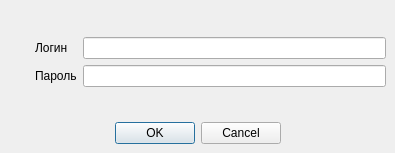
<?xml version="1.0" encoding="UTF-8"?>
<ui version="4.0">
 <class>Login</class>
 <widget class="QMainWindow" name="Login">
  <property name="geometry">
   <rect>
    <x>0</x>
    <y>0</y>
    <width>395</width>
    <height>153</height>
   </rect>
  </property>
  <property name="windowTitle">
   <string>Вход</string>
  </property>
  <property name="windowIcon">
   <iconset resource="../res.qrc">
    <normaloff>:/img/img/icon.png</normaloff>:/img/img/icon.png</iconset>
  </property>
  <widget class="QWidget" name="centralwidget">
   <layout class="QVBoxLayout" name="verticalLayout_2">
    <item>
     <layout class="QHBoxLayout" name="horizontalLayout_2">
      <item>
       <widget class="QLabel" name="label_3">
        <property name="maximumSize">
         <size>
          <width>100</width>
          <height>100</height>
         </size>
        </property>
        <property name="text">
         <string/>
        </property>
        <property name="pixmap">
         <pixmap resource="../res.qrc">:/img/img/Vgafk.png</pixmap>
        </property>
        <property name="scaledContents">
         <bool>true</bool>
        </property>
       </widget>
      </item>
      <item>
       <spacer name="horizontalSpacer_3">
        <property name="orientation">
         <enum>Qt::Horizontal</enum>
        </property>
        <property name="sizeType">
         <enum>QSizePolicy::Fixed</enum>
        </property>
        <property name="sizeHint" stdset="0">
         <size>
          <width>13</width>
          <height>20</height>
         </size>
        </property>
       </spacer>
      </item>
      <item>
       <layout class="QVBoxLayout" name="verticalLayout">
        <item>
         <spacer name="verticalSpacer">
          <property name="orientation">
           <enum>Qt::Vertical</enum>
          </property>
          <property name="sizeHint" stdset="0">
           <size>
            <width>20</width>
            <height>40</height>
           </size>
          </property>
         </spacer>
        </item>
        <item>
         <layout class="QFormLayout" name="formLayout">
          <item row="0" column="0">
           <widget class="QLabel" name="label">
            <property name="text">
             <string>Логин</string>
            </property>
           </widget>
          </item>
          <item row="0" column="1">
           <widget class="QLineEdit" name="line_login"/>
          </item>
          <item row="1" column="0">
           <widget class="QLabel" name="label_2">
            <property name="text">
             <string>Пароль</string>
            </property>
           </widget>
          </item>
          <item row="1" column="1">
           <widget class="QLineEdit" name="line_password">
            <property name="echoMode">
             <enum>QLineEdit::Password</enum>
            </property>
           </widget>
          </item>
         </layout>
        </item>
        <item>
         <spacer name="verticalSpacer_2">
          <property name="orientation">
           <enum>Qt::Vertical</enum>
          </property>
          <property name="sizeHint" stdset="0">
           <size>
            <width>20</width>
            <height>40</height>
           </size>
          </property>
         </spacer>
        </item>
       </layout>
      </item>
     </layout>
    </item>
    <item>
     <layout class="QHBoxLayout" name="horizontalLayout">
      <item>
       <spacer name="horizontalSpacer">
        <property name="orientation">
         <enum>Qt::Horizontal</enum>
        </property>
        <property name="sizeHint" stdset="0">
         <size>
          <width>40</width>
          <height>20</height>
         </size>
        </property>
       </spacer>
      </item>
      <item>
       <widget class="QDialogButtonBox" name="buttonBox">
        <property name="standardButtons">
         <set>QDialogButtonBox::Cancel|QDialogButtonBox::Ok</set>
        </property>
       </widget>
      </item>
      <item>
       <spacer name="horizontalSpacer_2">
        <property name="orientation">
         <enum>Qt::Horizontal</enum>
        </property>
        <property name="sizeHint" stdset="0">
         <size>
          <width>40</width>
          <height>20</height>
         </size>
        </property>
       </spacer>
      </item>
     </layout>
    </item>
   </layout>
  </widget>
 </widget>
 <resources>
  <include location="../res.qrc"/>
 </resources>
 <connections/>
</ui>
